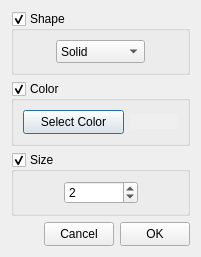
<?xml version="1.0" encoding="UTF-8"?>
<ui version="4.0">
 <class>LinePlotStyleDialog</class>
 <widget class="QDialog" name="LinePlotStyleDialog">
  <property name="geometry">
   <rect>
    <x>0</x>
    <y>0</y>
    <width>183</width>
    <height>227</height>
   </rect>
  </property>
  <property name="windowTitle">
   <string>Dialog</string>
  </property>
  <layout class="QGridLayout" name="gridLayout_4">
   <item row="0" column="0">
    <widget class="QGroupBox" name="ShapeGroupBox">
     <property name="title">
      <string>Shape</string>
     </property>
     <property name="checkable">
      <bool>true</bool>
     </property>
     <layout class="QGridLayout" name="gridLayout_3">
      <item row="0" column="0">
       <spacer name="horizontalSpacer_2">
        <property name="orientation">
         <enum>Qt::Horizontal</enum>
        </property>
        <property name="sizeHint" stdset="0">
         <size>
          <width>29</width>
          <height>20</height>
         </size>
        </property>
       </spacer>
      </item>
      <item row="0" column="1">
       <widget class="QComboBox" name="actionSelectShape">
        <property name="minimumSize">
         <size>
          <width>89</width>
          <height>23</height>
         </size>
        </property>
        <property name="maximumSize">
         <size>
          <width>89</width>
          <height>23</height>
         </size>
        </property>
        <property name="editable">
         <bool>false</bool>
        </property>
        <item>
         <property name="text">
          <string>Solid</string>
         </property>
        </item>
        <item>
         <property name="text">
          <string>Dash</string>
         </property>
        </item>
        <item>
         <property name="text">
          <string>Dot</string>
         </property>
        </item>
        <item>
         <property name="text">
          <string>Dash Dot</string>
         </property>
        </item>
        <item>
         <property name="text">
          <string>Dash Dot Dot</string>
         </property>
        </item>
        <item>
         <property name="text">
          <string>None</string>
         </property>
        </item>
       </widget>
      </item>
      <item row="0" column="2">
       <spacer name="horizontalSpacer">
        <property name="orientation">
         <enum>Qt::Horizontal</enum>
        </property>
        <property name="sizeHint" stdset="0">
         <size>
          <width>29</width>
          <height>20</height>
         </size>
        </property>
       </spacer>
      </item>
     </layout>
    </widget>
   </item>
   <item row="1" column="0">
    <widget class="QGroupBox" name="ColorGroupBox">
     <property name="title">
      <string>Color</string>
     </property>
     <property name="checkable">
      <bool>true</bool>
     </property>
     <layout class="QGridLayout" name="gridLayout_2">
      <item row="0" column="0">
       <spacer name="horizontalSpacer_4">
        <property name="orientation">
         <enum>Qt::Horizontal</enum>
        </property>
        <property name="sizeHint" stdset="0">
         <size>
          <width>2</width>
          <height>20</height>
         </size>
        </property>
       </spacer>
      </item>
      <item row="0" column="1">
       <widget class="QPushButton" name="actionSelectColor">
        <property name="sizePolicy">
         <sizepolicy hsizetype="Expanding" vsizetype="Fixed">
          <horstretch>0</horstretch>
          <verstretch>0</verstretch>
         </sizepolicy>
        </property>
        <property name="minimumSize">
         <size>
          <width>101</width>
          <height>24</height>
         </size>
        </property>
        <property name="maximumSize">
         <size>
          <width>101</width>
          <height>24</height>
         </size>
        </property>
        <property name="font">
         <font>
          <weight>50</weight>
          <bold>false</bold>
         </font>
        </property>
        <property name="text">
         <string>Select Color</string>
        </property>
       </widget>
      </item>
      <item row="0" column="2">
       <widget class="QLabel" name="colorLabel">
        <property name="sizePolicy">
         <sizepolicy hsizetype="Expanding" vsizetype="Fixed">
          <horstretch>0</horstretch>
          <verstretch>0</verstretch>
         </sizepolicy>
        </property>
        <property name="minimumSize">
         <size>
          <width>48</width>
          <height>15</height>
         </size>
        </property>
        <property name="maximumSize">
         <size>
          <width>48</width>
          <height>15</height>
         </size>
        </property>
        <property name="font">
         <font>
          <weight>50</weight>
          <bold>false</bold>
          <underline>false</underline>
         </font>
        </property>
        <property name="autoFillBackground">
         <bool>true</bool>
        </property>
        <property name="text">
         <string/>
        </property>
       </widget>
      </item>
      <item row="0" column="3">
       <spacer name="horizontalSpacer_3">
        <property name="orientation">
         <enum>Qt::Horizontal</enum>
        </property>
        <property name="sizeHint" stdset="0">
         <size>
          <width>2</width>
          <height>20</height>
         </size>
        </property>
       </spacer>
      </item>
     </layout>
    </widget>
   </item>
   <item row="2" column="0">
    <widget class="QGroupBox" name="SizeGroupBox">
     <property name="title">
      <string>Size</string>
     </property>
     <property name="checkable">
      <bool>true</bool>
     </property>
     <layout class="QGridLayout" name="gridLayout">
      <item row="0" column="0">
       <spacer name="horizontalSpacer_6">
        <property name="orientation">
         <enum>Qt::Horizontal</enum>
        </property>
        <property name="sizeHint" stdset="0">
         <size>
          <width>36</width>
          <height>20</height>
         </size>
        </property>
       </spacer>
      </item>
      <item row="0" column="2">
       <spacer name="horizontalSpacer_5">
        <property name="orientation">
         <enum>Qt::Horizontal</enum>
        </property>
        <property name="sizeHint" stdset="0">
         <size>
          <width>37</width>
          <height>20</height>
         </size>
        </property>
       </spacer>
      </item>
      <item row="0" column="1">
       <widget class="QSpinBox" name="actionSelectSize">
        <property name="minimumSize">
         <size>
          <width>74</width>
          <height>23</height>
         </size>
        </property>
        <property name="maximumSize">
         <size>
          <width>74</width>
          <height>23</height>
         </size>
        </property>
        <property name="value">
         <number>2</number>
        </property>
       </widget>
      </item>
     </layout>
    </widget>
   </item>
   <item row="3" column="0">
    <layout class="QHBoxLayout" name="horizontalLayout_5">
     <item>
      <spacer name="horizontalSpacer_7">
       <property name="orientation">
        <enum>Qt::Horizontal</enum>
       </property>
       <property name="sizeHint" stdset="0">
        <size>
         <width>86</width>
         <height>20</height>
        </size>
       </property>
      </spacer>
     </item>
     <item>
      <widget class="QPushButton" name="cancelButton">
       <property name="minimumSize">
        <size>
         <width>70</width>
         <height>24</height>
        </size>
       </property>
       <property name="text">
        <string>Cancel</string>
       </property>
      </widget>
     </item>
     <item>
      <widget class="QPushButton" name="okButton">
       <property name="minimumSize">
        <size>
         <width>70</width>
         <height>24</height>
        </size>
       </property>
       <property name="text">
        <string>OK</string>
       </property>
      </widget>
     </item>
    </layout>
   </item>
  </layout>
 </widget>
 <resources/>
 <connections/>
</ui>
